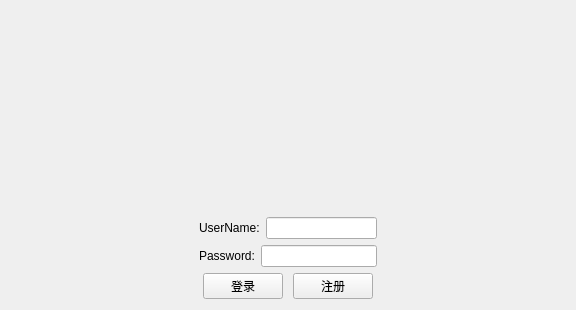
<?xml version="1.0" encoding="UTF-8"?>
<ui version="4.0">
 <class>Form</class>
 <widget class="QWidget" name="Form">
  <property name="geometry">
   <rect>
    <x>0</x>
    <y>0</y>
    <width>576</width>
    <height>310</height>
   </rect>
  </property>
  <property name="minimumSize">
   <size>
    <width>0</width>
    <height>0</height>
   </size>
  </property>
  <property name="maximumSize">
   <size>
    <width>600</width>
    <height>350</height>
   </size>
  </property>
  <property name="windowTitle">
   <string>Login</string>
  </property>
  <layout class="QVBoxLayout" name="verticalLayout_4">
   <item>
    <layout class="QVBoxLayout" name="verticalLayout_3">
     <item>
      <widget class="QLabel" name="photo">
       <property name="text">
        <string/>
       </property>
      </widget>
     </item>
     <item>
      <layout class="QHBoxLayout" name="horizontalLayout_4">
       <item>
        <spacer name="horizontalSpacer">
         <property name="orientation">
          <enum>Qt::Horizontal</enum>
         </property>
         <property name="sizeHint" stdset="0">
          <size>
           <width>188</width>
           <height>20</height>
          </size>
         </property>
        </spacer>
       </item>
       <item>
        <layout class="QVBoxLayout" name="verticalLayout_2">
         <item>
          <layout class="QVBoxLayout" name="verticalLayout">
           <item>
            <layout class="QHBoxLayout" name="horizontalLayout_2">
             <item>
              <widget class="QLabel" name="user">
               <property name="text">
                <string>UserName:</string>
               </property>
              </widget>
             </item>
             <item>
              <widget class="QLineEdit" name="userName_lineEdit"/>
             </item>
            </layout>
           </item>
           <item>
            <layout class="QHBoxLayout" name="horizontalLayout">
             <item>
              <widget class="QLabel" name="password">
               <property name="text">
                <string>Password:</string>
               </property>
              </widget>
             </item>
             <item>
              <widget class="QLineEdit" name="password_lineEdit"/>
             </item>
            </layout>
           </item>
          </layout>
         </item>
         <item>
          <layout class="QHBoxLayout" name="horizontalLayout_3">
           <item>
            <widget class="QPushButton" name="login_button">
             <property name="sizePolicy">
              <sizepolicy hsizetype="Fixed" vsizetype="Fixed">
               <horstretch>0</horstretch>
               <verstretch>0</verstretch>
              </sizepolicy>
             </property>
             <property name="text">
              <string>登录</string>
             </property>
            </widget>
           </item>
           <item>
            <widget class="QPushButton" name="enroll_button">
             <property name="sizePolicy">
              <sizepolicy hsizetype="Fixed" vsizetype="Fixed">
               <horstretch>0</horstretch>
               <verstretch>0</verstretch>
              </sizepolicy>
             </property>
             <property name="text">
              <string>注册</string>
             </property>
            </widget>
           </item>
          </layout>
         </item>
        </layout>
       </item>
       <item>
        <spacer name="horizontalSpacer_3">
         <property name="orientation">
          <enum>Qt::Horizontal</enum>
         </property>
         <property name="sizeHint" stdset="0">
          <size>
           <width>188</width>
           <height>20</height>
          </size>
         </property>
        </spacer>
       </item>
      </layout>
     </item>
    </layout>
   </item>
  </layout>
 </widget>
 <resources/>
 <connections/>
</ui>
